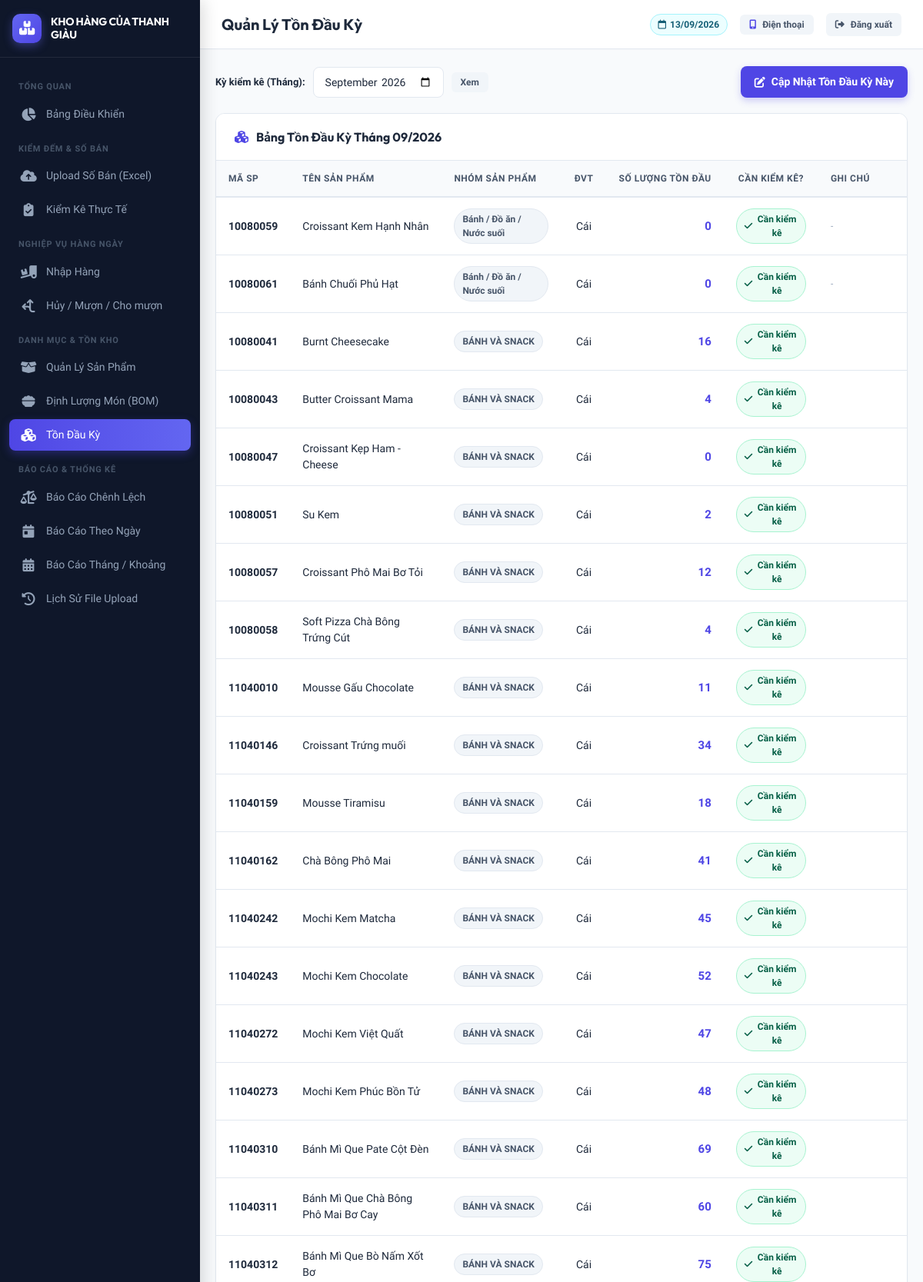
Page /ton_dau/danh_sach.php (signed in, upper part) on the committed database.
### tables this page shows
CREATE TABLE `san_pham` (
  `id` int(11) NOT NULL AUTO_INCREMENT,
  `ma_sp` varchar(50) NOT NULL,
  `ten_sp` varchar(255) NOT NULL,
  `nhom_sp` varchar(100) NOT NULL COMMENT 'B??nh, ????? ??n, N?????c su???i, ????? u???ng pha ch???...',
  `don_vi_tinh` varchar(50) NOT NULL DEFAULT 'C??i',
  `can_kiem_ke` tinyint(1) NOT NULL DEFAULT 1 COMMENT '1: C???n ki???m k??, 0: B??? qua khi ki???m k??',
  `trang_thai` tinyint(1) NOT NULL DEFAULT 1 COMMENT '1: Ho???t ?????ng, 0: ???? x??a m???m',
  `ghi_chu` text DEFAULT NULL,
  `created_at` datetime NOT NULL DEFAULT current_timestamp(),
  `updated_at` datetime DEFAULT NULL ON UPDATE current_timestamp(),
  PRIMARY KEY (`id`),
  UNIQUE KEY `ma_sp` (`ma_sp`),
  KEY `idx_ma_sp` (`ma_sp`),
  KEY `idx_can_kiem_ke` (`can_kiem_ke`),
  KEY `idx_trang_thai` (`trang_thai`)
);

CREATE TABLE `ton_dau` (
  `id` int(11) NOT NULL AUTO_INCREMENT,
  `san_pham_id` int(11) NOT NULL,
  `ky_kiem_ke` varchar(7) NOT NULL COMMENT '?????nh d???ng YYYY-MM v?? d??? 2026-09',
  `so_luong` decimal(12,2) NOT NULL DEFAULT 0.00,
  `ghi_chu` varchar(255) DEFAULT NULL,
  `created_at` datetime NOT NULL DEFAULT current_timestamp(),
  `updated_at` datetime DEFAULT NULL ON UPDATE current_timestamp(),
  PRIMARY KEY (`id`),
  UNIQUE KEY `uk_sp_ky` (`san_pham_id`,`ky_kiem_ke`),
  CONSTRAINT `ton_dau_ibfk_1` FOREIGN KEY (`san_pham_id`) REFERENCES `san_pham` (`id`) ON DELETE CASCADE
);

### includes/functions.php (called while the page is built, shortened)
<?php
function formatNumber($number, $decimals = 2) {
    $val = (float)$number;
    if (floor($val) == $val) {
        return number_format($val, 0, ',', '.');
    }
    return rtrim(rtrim(number_format($val, $decimals, ',', '.'), '0'), ',');
}

### ton_dau/danh_sach.php (the view, shortened to what this page needs)
<?php
require_once __DIR__ . '/../includes/functions.php';
$db = getDB();
$ky = $_GET['ky'] ?? date('Y-m');
$stmt = $db->prepare("
    SELECT
        sp.id AS san_pham_id,
        sp.ma_sp,
        sp.ten_sp,
        sp.nhom_sp,
        sp.don_vi_tinh,
        sp.can_kiem_ke,
        COALESCE(td.so_luong, 0) AS ton_dau,
        td.ghi_chu,
        td.updated_at
    FROM san_pham sp
    LEFT JOIN ton_dau td ON td.san_pham_id = sp.id AND td.ky_kiem_ke = :ky
    WHERE sp.trang_thai = 1
    ORDER BY sp.can_kiem_ke DESC, sp.nhom_sp ASC, sp.ma_sp ASC
");
$stmt->execute(['ky' => $ky]);
$danhSachTonDau = $stmt->fetchAll();
include __DIR__ . '/../includes/header.php';
?>
<div style="display: flex; justify-content: space-between; align-items: center; margin-bottom: 20px; flex-wrap: wrap; gap: 12px;">
    <form method="GET" action="" style="display: flex; align-items: center; gap: 10px;">
        <label class="form-label" style="margin: 0; font-weight: 600;">Kỳ kiểm kê (Tháng):</label>
        <input type="month" name="ky" class="form-control" value="<?= htmlspecialchars($ky) ?>" onchange="this.form.submit()" style="width: 170px;">
        <button type="submit" class="btn btn-secondary btn-sm">Xem</button>
    </form>
    <div style="display: flex; gap: 10px;">
        <a href="<?= BASE_URL ?>/ton_dau/nhap_ton.php?ky=<?= htmlspecialchars($ky) ?>" class="btn btn-primary">
            <i class="fa-solid fa-pen-to-square"></i> Cập Nhật Tồn Đầu Kỳ Này
        </a>
    </div>
</div>
<div class="card">
    <div class="card-header">
        <h2 class="card-title">
            <i class="fa-solid fa-cubes" style="color: var(--primary);"></i>
            Bảng Tồn Đầu Kỳ Tháng <?= date('m/Y', strtotime($ky . '-01')) ?>
        </h2>
    </div>
    <div class="card-body" style="padding: 0;">
        <div class="table-responsive">
            <table class="table">
                <thead>
                    <tr>
                        <th>Mã SP</th>
                        <th>Tên Sản Phẩm</th>
                        <th>Nhóm Sản Phẩm</th>
                        <th style="text-align: center;">ĐVT</th>
                        <th style="text-align: right;">Số Lượng Tồn Đầu</th>
                        <th style="text-align: center;">Cần Kiểm Kê?</th>
                        <th>Ghi Chú</th>
                    </tr>
                </thead>
                <tbody>
                    <?php if (empty($danhSachTonDau)): ?>
                        <tr>
                            <td colspan="7" style="text-align: center; padding: 30px; color: var(--text-muted);">
                                Chưa có sản phẩm nào trong hệ thống.
                            </td>
                        </tr>
                    <?php else: ?>
                        <?php foreach ($danhSachTonDau as $item): ?>
                            <tr>
                                <td><strong><?= htmlspecialchars($item['ma_sp']) ?></strong></td>
                                <td><?= htmlspecialchars($item['ten_sp']) ?></td>
                                <td><span class="badge badge-secondary"><?= htmlspecialchars($item['nhom_sp']) ?></span></td>
                                <td style="text-align: center;"><?= htmlspecialchars($item['don_vi_tinh']) ?></td>
                                <td style="text-align: right; font-weight: 700; font-size: 15px; color: var(--primary);">
                                    <?= formatNumber($item['ton_dau']) ?>
                                </td>
                                <td style="text-align: center;">
                                    <?php if ($item['can_kiem_ke'] == 1): ?>
                                        <span class="badge badge-success"><i class="fa-solid fa-check"></i> Cần kiểm kê</span>
                                    <?php else: ?>
                                        <span class="badge badge-secondary"><i class="fa-solid fa-xmark"></i> Bỏ qua</span>
                                    <?php endif; ?>
                                </td>
                                <td style="font-size: 12px; color: var(--text-muted);">
                                    <?= htmlspecialchars($item['ghi_chu'] ?? '-') ?>
                                </td>
                            </tr>
                        <?php endforeach; ?>
                    <?php endif; ?>
                </tbody>
            </table>
        </div>
    </div>
</div>
<?php include __DIR__ . '/../includes/footer.php'; ?>

### assets/css/style.css (style rules this page uses)
:root { --primary: #4f46e5; --primary-hover: #4338ca; --primary-light: #eef2ff; --secondary: #64748b; --success: #10b981; --success-light: #ecfdf5; --danger: #ef4444; --danger-light: #fef2f2; --warning: #f59e0b; --warning-light: #fffbeb; --info: #06b6d4; --info-light: #ecfeff; --bg-main: #f8fafc; --bg-card: #ffffff; --bg-sidebar: #0f172a; --sidebar-text: #94a3b8; --sidebar-active: #ffffff; --text-primary: #1e293b; --text-secondary: #64748b; --text-muted: #94a3b8; --border-color: #e2e8f0; --border-radius-sm: 8px; --border-radius: 12px; --border-radius-lg: 16px; --shadow-sm: 0 1px 2px 0 rgba(0, 0, 0, 0.05); --shadow: 0 4px 6px -1px rgba(0, 0, 0, 0.07), 0 2px 4px -2px rgba(0, 0, 0, 0.05); --shadow-md: 0 10px 15px -3px rgba(0, 0, 0, 0.08), 0 4px 6px -4px rgba(0, 0, 0, 0.03); --shadow-lg: 0 20px 25px -5px rgba(0, 0, 0, 0.1), 0 8px 10px -6px rgba(0, 0, 0, 0.05); --font-main: 'Be Vietnam Pro', sans-serif; --font-heading: 'Outfit', 'Be Vietnam Pro', sans-serif; }
* { box-sizing: border-box; margin: 0; padding: 0; }
body { font-family: var(--font-main); background-color: var(--bg-main); color: var(--text-primary); line-height: 1.5; -webkit-font-smoothing: antialiased; }
a { color: var(--primary); text-decoration: none; transition: all 0.2s ease; }
.card { background: var(--bg-card); border: 1px solid var(--border-color); border-radius: var(--border-radius); box-shadow: var(--shadow-sm); margin-bottom: 24px; overflow: hidden; transition: transform 0.2s, box-shadow 0.2s; }
.card-header { padding: 18px 24px; border-bottom: 1px solid var(--border-color); display: flex; align-items: center; justify-content: space-between; background-color: #ffffff; }
.card-title { font-family: var(--font-heading); font-size: 16px; font-weight: 700; color: var(--text-primary); display: flex; align-items: center; gap: 10px; }
.card-body { padding: 24px; }
.btn { display: inline-flex; align-items: center; justify-content: center; gap: 8px; padding: 10px 18px; border-radius: var(--border-radius-sm); font-weight: 600; font-size: 14px; border: none; cursor: pointer; transition: all 0.2s ease; text-decoration: none; font-family: var(--font-main); }
.btn-primary { background-color: var(--primary); color: #fff; box-shadow: 0 4px 10px rgba(79, 70, 229, 0.25); }
.btn-secondary { background-color: #f1f5f9; color: #475569; }
.btn-sm { padding: 6px 12px; font-size: 12px; border-radius: 6px; }
.badge { display: inline-flex; align-items: center; gap: 5px; padding: 4px 10px; border-radius: 9999px; font-size: 12px; font-weight: 600; }
.badge-success { background-color: var(--success-light); color: #065f46; border: 1px solid #a7f3d0; }
.badge-secondary { background-color: #f1f5f9; color: #475569; border: 1px solid #e2e8f0; }
.table-responsive { width: 100%; overflow-x: auto; -webkit-overflow-scrolling: touch; }
.table { width: 100%; border-collapse: collapse; font-size: 14px; text-align: left; }
.table th { background-color: #f8fafc; color: #475569; font-weight: 700; font-size: 12px; text-transform: uppercase; letter-spacing: 0.5px; padding: 14px 16px; border-bottom: 2px solid var(--border-color); white-space: nowrap; }
.table td { padding: 14px 16px; border-bottom: 1px solid var(--border-color); vertical-align: middle; }
.form-label { display: block; margin-bottom: 6px; font-weight: 600; font-size: 13px; color: var(--text-primary); }
.form-control { width: 100%; padding: 10px 14px; border: 1px solid var(--border-color); border-radius: var(--border-radius-sm); font-family: var(--font-main); font-size: 14px; background-color: #ffffff; color: var(--text-primary); transition: all 0.2s ease; }

### rows in the picture
san_pham: ma_sp "10080059", ten_sp "Croissant Kem Hạnh Nhân", nhom_sp "Bánh / Đồ ăn / Nước suối", don_vi_tinh "Cái", ton_dau "0", can_kiem_ke 1 (drawn), ghi_chu "-"
san_pham: ma_sp "10080061", ten_sp "Bánh Chuối Phủ Hạt", nhom_sp "Bánh / Đồ ăn / Nước suối", don_vi_tinh "Cái", ton_dau "0", can_kiem_ke 1 (drawn), ghi_chu "-"
ton_dau: san_pham.ma_sp "10080041", san_pham.ten_sp "Burnt Cheesecake", san_pham.nhom_sp "BÁNH VÀ SNACK", san_pham.don_vi_tinh "Cái", ton_dau "16"
ton_dau: san_pham.ma_sp "10080043", san_pham.ten_sp "Butter Croissant Mama", san_pham.nhom_sp "BÁNH VÀ SNACK", san_pham.don_vi_tinh "Cái", ton_dau "4"
ton_dau: san_pham.ma_sp "10080047", san_pham.ten_sp "Croissant Kẹp Ham - Cheese", san_pham.nhom_sp "BÁNH VÀ SNACK", san_pham.don_vi_tinh "Cái", ton_dau "0"
ton_dau: san_pham.ma_sp "10080051", san_pham.ten_sp "Su Kem", san_pham.nhom_sp "BÁNH VÀ SNACK", san_pham.don_vi_tinh "Cái", ton_dau "2"
ton_dau: san_pham.ma_sp "10080057", san_pham.ten_sp "Croissant Phô Mai Bơ Tỏi", san_pham.nhom_sp "BÁNH VÀ SNACK", san_pham.don_vi_tinh "Cái", ton_dau "12"
ton_dau: san_pham.ma_sp "10080058", san_pham.ten_sp "Soft Pizza Chà Bông Trứng Cút", san_pham.nhom_sp "BÁNH VÀ SNACK", san_pham.don_vi_tinh "Cái", ton_dau "4"
ton_dau: san_pham.ma_sp "11040010", san_pham.ten_sp "Mousse Gấu Chocolate", san_pham.nhom_sp "BÁNH VÀ SNACK", san_pham.don_vi_tinh "Cái", ton_dau "11"
ton_dau: san_pham.ma_sp "11040146", san_pham.ten_sp "Croissant Trứng muối", san_pham.nhom_sp "BÁNH VÀ SNACK", san_pham.don_vi_tinh "Cái", ton_dau "34"
ton_dau: san_pham.ma_sp "11040159", san_pham.ten_sp "Mousse Tiramisu", san_pham.nhom_sp "BÁNH VÀ SNACK", san_pham.don_vi_tinh "Cái", ton_dau "18"
ton_dau: san_pham.ma_sp "11040162", san_pham.ten_sp "Chà Bông Phô Mai", san_pham.nhom_sp "BÁNH VÀ SNACK", san_pham.don_vi_tinh "Cái", ton_dau "41"
ton_dau: san_pham.ma_sp "11040242", san_pham.ten_sp "Mochi Kem Matcha", san_pham.nhom_sp "BÁNH VÀ SNACK", san_pham.don_vi_tinh "Cái", ton_dau "45"
ton_dau: san_pham.ma_sp "11040243", san_pham.ten_sp "Mochi Kem Chocolate", san_pham.nhom_sp "BÁNH VÀ SNACK", san_pham.don_vi_tinh "Cái", ton_dau "52"
ton_dau: san_pham.ma_sp "11040272", san_pham.ten_sp "Mochi Kem Việt Quất", san_pham.nhom_sp "BÁNH VÀ SNACK", san_pham.don_vi_tinh "Cái", ton_dau "47"
ton_dau: san_pham.ma_sp "11040273", san_pham.ten_sp "Mochi Kem Phúc Bồn Tử", san_pham.nhom_sp "BÁNH VÀ SNACK", san_pham.don_vi_tinh "Cái", ton_dau "48"
ton_dau: san_pham.ma_sp "11040310", san_pham.ten_sp "Bánh Mì Que Pate Cột Đèn", san_pham.nhom_sp "BÁNH VÀ SNACK", san_pham.don_vi_tinh "Cái", ton_dau "69"
ton_dau: san_pham.ma_sp "11040311", san_pham.ten_sp "Bánh Mì Que Chà Bông Phô Mai Bơ Cay", san_pham.nhom_sp "BÁNH VÀ SNACK", san_pham.don_vi_tinh "Cái", ton_dau "60"
ton_dau: san_pham.ma_sp "11040312", san_pham.ten_sp "Bánh Mì Que Bò Nấm Xốt Bơ", san_pham.nhom_sp "BÁNH VÀ SNACK", san_pham.don_vi_tinh "Cái", ton_dau "75"

### other values in the picture
$pageTitle "Quản Lý Tồn Đầu Kỳ"
date('m/Y', strtotime($ky . '-01')) "09/2026"
